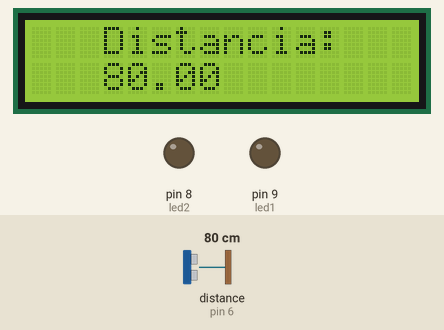
This sketch was run on a simulated Arduino Uno, built with avr-gcc and run on an emulated ATmega328P. On the bench: 16×2 character LCD, output pins drawn as LEDs (lit = HIGH). The inputs (shaded band) are chosen by the test bench; at power-on: distance to the obstacle (sensor on pin 6) 80 cm. The echo pulse lasts 58.3 µs per cm; what the sketch prints to the serial monitor is not drawn.

Above: at 1.2 s.
1.3 s: distance to the obstacle (sensor on pin 6) set to 66 cm
At 3.4 s:
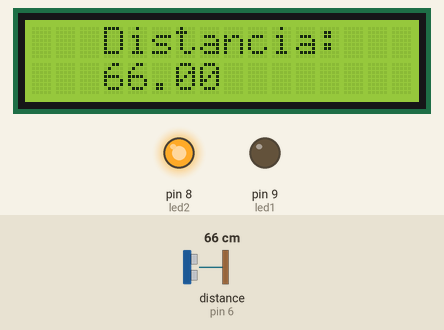
4.5 s: distance to the obstacle (sensor on pin 6) set to 57 cm
At 9.1 s:
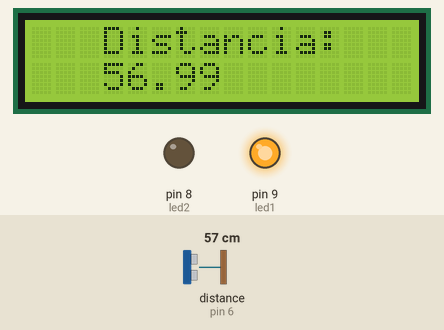
9.6 s: distance to the obstacle (sensor on pin 6) set to 2 cm
At 11.9 s:
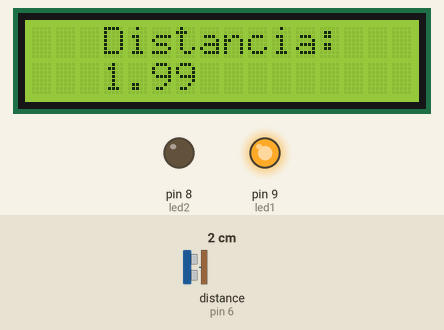
Timing chart, 0 to 13.4 s (numbered marks = the images above; inputs shaded):
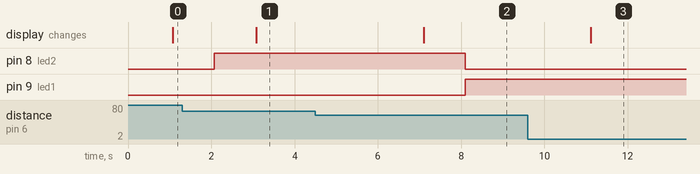

Measured:
- the behaviour switches between 61 and 60 cm on distance to the obstacle (sensor on pin 6) (found by bisection; images 1 and 2)
- after the input at 1.3 s, the display: changes after 1.8 s (image 1)
- after the input at 4.5 s, pin 8 (led2): HIGH → LOW after 3.6 s; pin 9 (led1): LOW → HIGH after 3.6 s; the display: changes after 2.6 s (image 2)
- after the input at 9.6 s, the display: changes after 1.5 s (image 3)

The sketch:

Estacionamento_LCD.ino
```cpp
//Programa: Teste de Display LCD 16 x 2
//Autor: FILIPEFLOP
//carrega a biblioteca ultrasonic.h
 #include <Ultrasonic.h>
//Carrega a biblioteca LiquidCrystal
#include <LiquidCrystal.h>
//Define os leds
#define led1 9
#define led2 8
//Define os pinos de comunicação do modulo ultrasom
#define TRIGGER_PIN  7
#define ECHO_PIN    6
//instanciando objeto ultrasonic
Ultrasonic ultrasonic(TRIGGER_PIN, ECHO_PIN);

//Define os pinos que serão utilizados para ligação ao display
LiquidCrystal lcd(12, 11, 5, 4, 3, 2);

void setup()
{
  //Define o número de colunas e linhas do LCD
  lcd.begin(16, 2);
  Serial.begin(9600);
  pinMode(led1,OUTPUT);
  pinMode(led2,OUTPUT);
}

void loop()
{
  float cmMsec, inMsec;
  long microsec = ultrasonic.timing();
  cmMsec = ultrasonic.convert(microsec, Ultrasonic::CM);
  Serial.print("CM: ");
  Serial.println(cmMsec);
  delay(1000);
   //Limpa a tela
  lcd.clear();
  //Posiciona o cursor na coluna 3, linha 0;
  lcd.setCursor(2, 0);
  //Envia o texto entre aspas para o LCD
  lcd.print(" Distancia: ");
  lcd.setCursor(3, 1);
  lcd.print(cmMsec);
  delay(1000);

  digitalWrite(led2,HIGH);
  if(cmMsec <= 60){
    digitalWrite(led1,HIGH);
    digitalWrite(led2,LOW);
    }else{
      digitalWrite(led1,LOW);
    }


  /*
  //Rolagem para a esquerda
  for (int posicao = 0; posicao < 3; posicao++)
  {
    lcd.scrollDisplayLeft();
    delay(200);
  }

  //Rolagem para a direita
  for (int posicao = 0; posicao < 6; posicao++)
  {
    lcd.scrollDisplayRight();
    delay(200);
  }
  */
}
```
